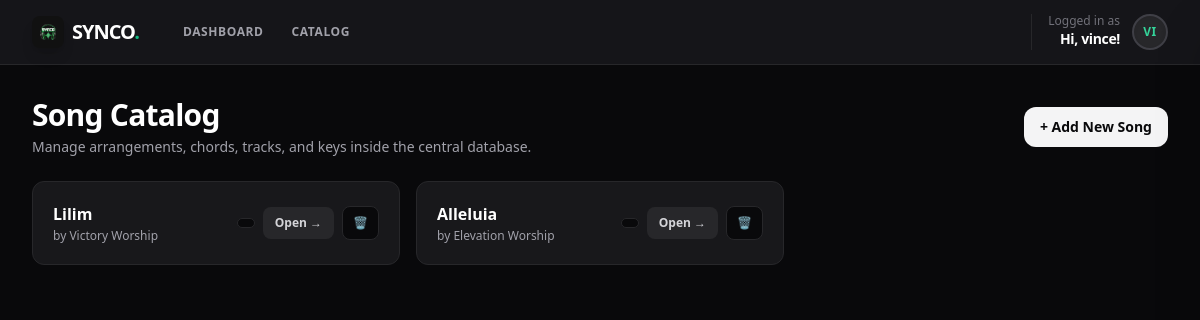
Screenshot of /songs/ (signed in) with the database file from the repository.
### songs/models.py (models this page shows, shortened)
class Song(models.Model):
    user = models.ForeignKey(
        settings.AUTH_USER_MODEL,
        on_delete=models.CASCADE,
        related_name='songs'
    )
    title = models.CharField(max_length=200)
    artist = models.CharField(max_length=200)
    lyrics = models.TextField()
    chords = models.TextField()
    youtube_id = models.CharField(max_length=50, blank=True, null=True)
    created_at = models.DateTimeField(auto_now_add=True)

### songs/views.py (the view)
# urls.py: path('', views.song_list_view, name='song_list'),
@login_required # Sinisiguro nito na may naka-login na user bago buksan ang page
def song_list(request):
    songs = Song.objects.filter(user=request.user)
    return render(request, 'songs/song_list.html', {'songs': songs})

### templates/songs/song_list.html (shortened to what this page needs)
{% extends 'base.html' %}
{% block content %}
<div class="space-y-6">
    <div class="flex flex-col sm:flex-row sm:items-center sm:justify-between gap-4">
        <div>
            <h1 class="text-3xl font-extrabold text-white tracking-tight">Song Catalog</h1>
            <p class="text-zinc-400 text-sm mt-1">Manage arrangements, chords, tracks, and keys inside the central database.</p>
        </div>
        <a href="{% url 'song_create' %}" class="inline-flex items-center justify-center bg-zinc-100 hover:bg-zinc-200 text-zinc-950 font-semibold px-4 py-2.5 rounded-xl transition text-sm">
            + Add New Song
        </a>
    </div>
    {% if songs %}
        <div class="grid grid-cols-1 md:grid-cols-2 lg:grid-cols-3 gap-4">
            {% for song in songs %}
                <div class="song-card bg-zinc-900 border border-zinc-800 p-5 rounded-xl hover:border-zinc-700 transition flex items-center justify-between group">
                    <div class="truncate mr-4">
                        <h3 class="text-base font-bold text-white truncate group-hover:text-zinc-200 transition">{{ song.title }}</h3>
                        <p class="text-zinc-400 text-xs truncate mt-0.5">by {{ song.artist }}</p>
                    </div>
                    <div class="flex items-center gap-2 shrink-0">
                        <span class="font-mono text-xs font-black bg-zinc-950 text-zinc-400 border border-zinc-800 px-2 py-1 rounded-lg">
                        </span>
                        <a href="{% url 'song_detail' song.pk %}" class="bg-zinc-800 hover:bg-zinc-100 text-zinc-300 hover:text-zinc-950 text-xs font-bold px-3 py-2 rounded-lg transition">
                            Open &rarr;
                        </a>
                        <form onsubmit="deleteSongInline(event, this, '{{ song.title|escapejs }}')" action="{% url 'song_delete' song.pk %}" method="POST" class="inline">
                            <button type="submit"
                                    class="bg-zinc-950 hover:bg-red-950 text-zinc-500 hover:text-red-400 border border-zinc-800 hover:border-red-900 text-xs font-bold px-2.5 py-2 rounded-lg transition active:scale-95"
                                    title="Delete Song">
                                🗑️
                            </button>
                        </form>
                    </div>
                </div>
            {% endfor %}
        </div>
    {% endif %}
</div>
{% endblock %}

### templates/base.html (shortened to what this page needs)
{% load static %}
<!DOCTYPE html>
<html lang="en" class="h-full bg-zinc-950 text-zinc-100">
<head>
    <script src="https://cdn.tailwindcss.com"></script>
</head>
<body class="h-full font-sans antialiased selection:bg-emerald-500/20 selection:text-emerald-400">
    <div class="min-h-screen flex flex-col">
        <nav class="bg-zinc-900 border-b border-zinc-800 sticky top-0 z-40 backdrop-blur-md bg-zinc-900/90">
            <div class="max-w-7xl mx-auto px-4 sm:px-6 lg:px-8">
                <div class="flex items-center justify-between h-16">
                    <div class="flex items-center gap-8">
                        <a href="{% url 'dashboard' %}" class="flex items-center gap-2 group">
                            <img src="{% static 'images/logo.jpg' %}" alt="SYNCO Logo" class="w-8 h-8 rounded-lg object-cover shadow-lg group-hover:scale-105 transition duration-200">
                            <span class="font-black tracking-tighter text-xl text-white">SYNCO<span class="text-emerald-500">.</span></span>
                        </a>
                        <div class="hidden sm:flex items-center gap-1">
                            <a href="{% url 'dashboard' %}" class="px-3 py-2 text-xs font-black tracking-wider uppercase rounded-lg text-zinc-400 hover:text-white hover:bg-zinc-800/50 transition">Dashboard</a>
                            <a href="{% url 'song_list' %}" class="px-3 py-2 text-xs font-black tracking-wider uppercase rounded-lg text-zinc-400 hover:text-white hover:bg-zinc-800/50 transition">Catalog</a>
                        </div>
                    </div>
                    <div class="flex items-center gap-4">
                        {% if request.user.is_authenticated %}
                            <div class="flex items-center gap-3 border-l border-zinc-800 pl-4">
                                <div class="text-right hidden sm:block">
                                    <p class="text-xs font-medium text-zinc-500 leading-none">Logged in as</p>
                                    <p class="text-sm font-black text-white tracking-tight mt-0.5">Hi, {{ request.user.first_name|default:request.user.username }}!</p>
                                </div>
                                <button onclick="toggleSidebar()" type="button" title="Open Account Menu" class="relative group block shrink-0 focus:outline-none">
                                    {% if request.user.profile.image %}
                                        <img src="{{ request.user.profile.image.url }}" alt="User profile photo" class="w-9 h-9 rounded-full object-cover border-2 border-zinc-800 group-hover:border-emerald-500 transition shadow-md">
                                    {% else %}
                                        <div class="w-9 h-9 rounded-full bg-zinc-800 border-2 border-zinc-700 group-hover:border-emerald-500 text-xs font-black tracking-wider text-emerald-400 flex items-center justify-center uppercase shadow-inner transition">
                                            {{ request.user.username|slice:":2" }}
                                        </div>
                                    {% endif %}
                                </button>
                            </div>
                        {% else %}
                            <div class="flex items-center gap-2">
                                <a href="#" class="text-xs font-black tracking-wider uppercase px-3 py-2 text-zinc-400 hover:text-white transition">Sign In</a>
                            </div>
                        {% endif %}
                    </div>
                </div>
            </div>
        </nav>
        <main class="flex-1 max-w-7xl w-full mx-auto px-4 sm:px-6 lg:px-8 pt-6 sm:pt-8 pb-20 sm:pb-8">
            {% block content %}
            {% endblock %}
        </main>
    </div>
</body>
</html>

### rows the page displays
Song: title "Lilim", artist "Victory Worship"
Song: title "Alleluia", artist "Elevation Worship"

### other values shown
{{ request.user.first_name|default:request.user.username }} "vince"
{{ request.user.username|slice:":2" }} "VI"
